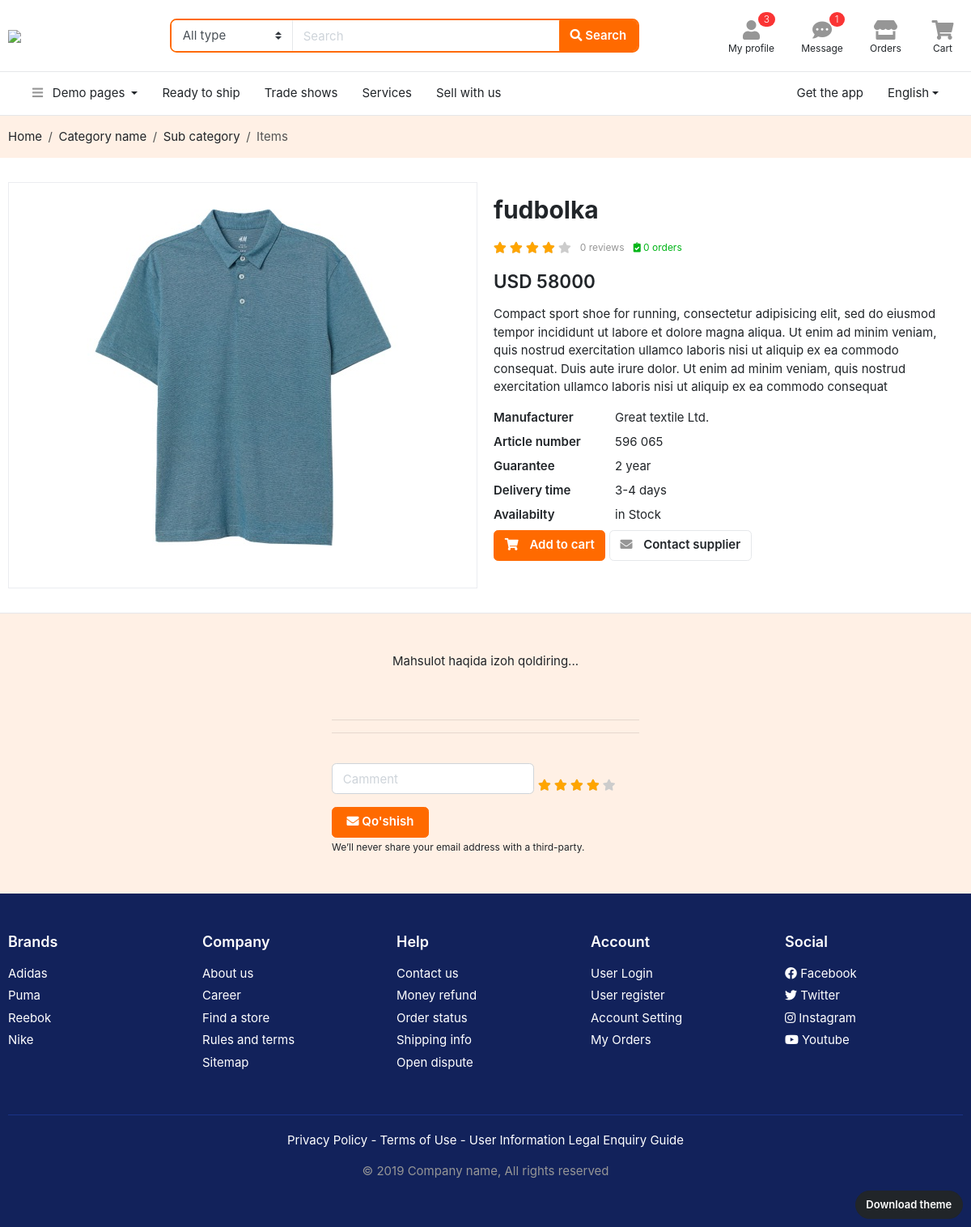
/mahsulot/1/, run on an earlier commit of the app's database.
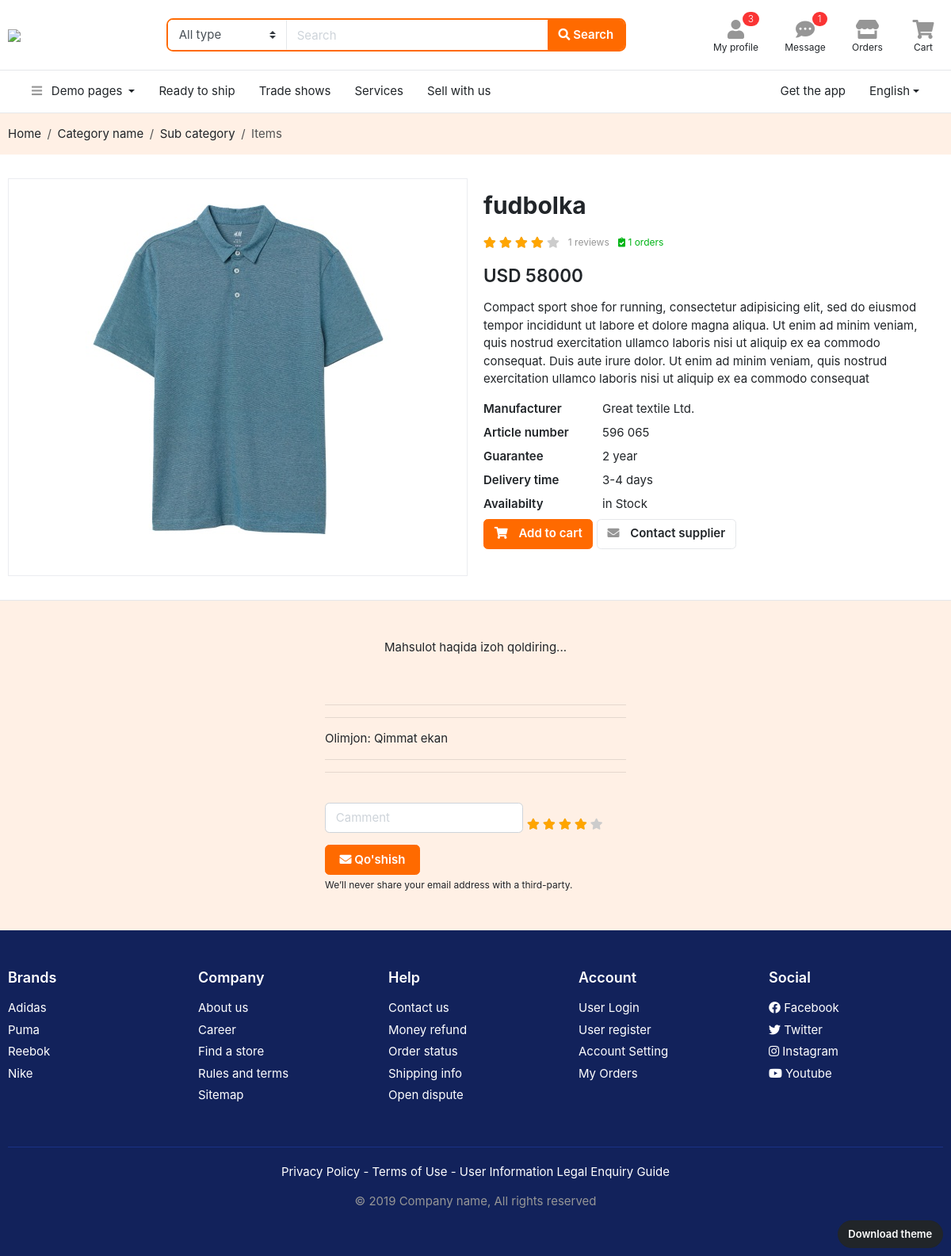
And on a later commit of the database.
### Alistyleapp/models.py (models this page shows, shortened)
class Media(models.Model):
    rasm = models.FileField()
    mahsulot = models.ForeignKey(Mahsulot, on_delete=models.SET_NULL, null=True, related_name="mahsulot_medialar")

class Comment(models.Model):
    mijoz = models.ForeignKey(Account, on_delete=models.SET_NULL, null=True)
    mahsulot = models.ForeignKey(Mahsulot, on_delete=models.SET_NULL, null=True
                                 )
    izoh = models.CharField(max_length=300)
    baho = models.PositiveSmallIntegerField(default=4)
    sana = models.DateField(auto_now_add=True)

### Userapp/models.py (models this page shows, shortened)
class Account(models.Model):
    ism = models.CharField(max_length=70)
    familya = models.CharField(max_length=70)
    email = models.EmailField()
    mamlakat = models.CharField(max_length=30)
    shahar = models.CharField(max_length=30)
    user = models.OneToOneField(User, on_delete=models.CASCADE, related_name="userlar")

### Alistyleapp/views.py (the view, shortened to what this page needs)
# urls.py: path('mahsulot/<int:pk>/', MahsulotView.as_view(), name="mahsulot"),
class MahsulotView(View):
    def get(self, request,pk):
        m = Mahsulot.objects.get(id = pk)
        s = Savat.objects.filter(mahsulot=m)
        buyurtmalar = Buyurtma.objects.filter(savat__in=s)
        data = {
            "mahsulot": m,
            "comments": Comment.objects.filter(mahsulot=m)[:10],
            "comment_soni": Comment.objects.filter(mahsulot=m).count(),
            "buyurtma_soni": len(buyurtmalar)
        }
        return render(request, "page-detail-product.html", data)

### templates/page-detail-product.html (shortened to what the changed rows need)
<!DOCTYPE HTML>
<html lang="en">
{% load static %}
<head>
<link href="{% static 'css/bootstrap.css' %}" rel="stylesheet" type="text/css"/>
<link href="{% static 'fonts/fontawesome/css/all.min.css' %}" type="text/css" rel="stylesheet">
<link href="{% static 'css/ui.css' %}" rel="stylesheet" type="text/css"/>
<link href="{% static 'css/responsive.css' %}" rel="stylesheet" type="text/css" />
</head>
<body>
<section class="section-content bg-white padding-y">
<div class="container">
	<div class="row">
		<aside class="col-md-6">
<div class="card">
<article class="gallery-wrap">
	<div class="img-big-wrap">
        {% for media in mahsulot.mahsulot_medialar.all|slice:':1' %}
        <div><a href="#"><img src="{{media.rasm.url}}"></a></div>
        {% endfor %}
	</div>
</article>
</div>
		</aside>
		<main class="col-md-6">
<article class="product-info-aside">
<h2 class="title mt-3">{{mahsulot.nom}}</h2>
<div class="rating-wrap my-3">
	<ul class="rating-stars">
		<li style="width:80%" class="stars-active">
		</li>
		<li>
		</li>
	</ul>
	<small class="label-rating text-muted">{{comment_soni}} reviews</small>
	<small class="label-rating text-success"> <i class="fa fa-clipboard-check"></i> {{buyurtma_soni}} orders </small>
</div>
		</div>
	</div>
</section>
<section class="padding-y-lg bg-light border-top">
<div class="container">
<div class="row justify-content-md-center">
  <div class="col-lg-4 col-sm-6">
    <br>
    <hr>
    {% for comment in comments %}
      <hr>
    <p>{{comment.mijoz.ism}}: {{comment.izoh}}</p>
      <hr>
    {% endfor %}
    <hr>
    <br>
<form class="form-row" action="/mahsulot/{{mahsulot.id}}/" method="post">{%csrf_token%}
    <div class="col-8">
    </div>
    <div class="rating-wrap my-3">
    </div>
    <div class="col-4">
    </div>
</form>
<small class="form-text">We’ll never share your email address with a third-party. </small>
  </div>
</div>
</div>
</section>
</body>
</html>

What changed in the data, as far as the page shows it:
added Comment: mijoz.ism "Olimjon", izoh "Qimmat ekan"
Also different on the page:
{{ comment_soni }}: "0" → "1"
{{ buyurtma_soni }}: "0" → "1"
